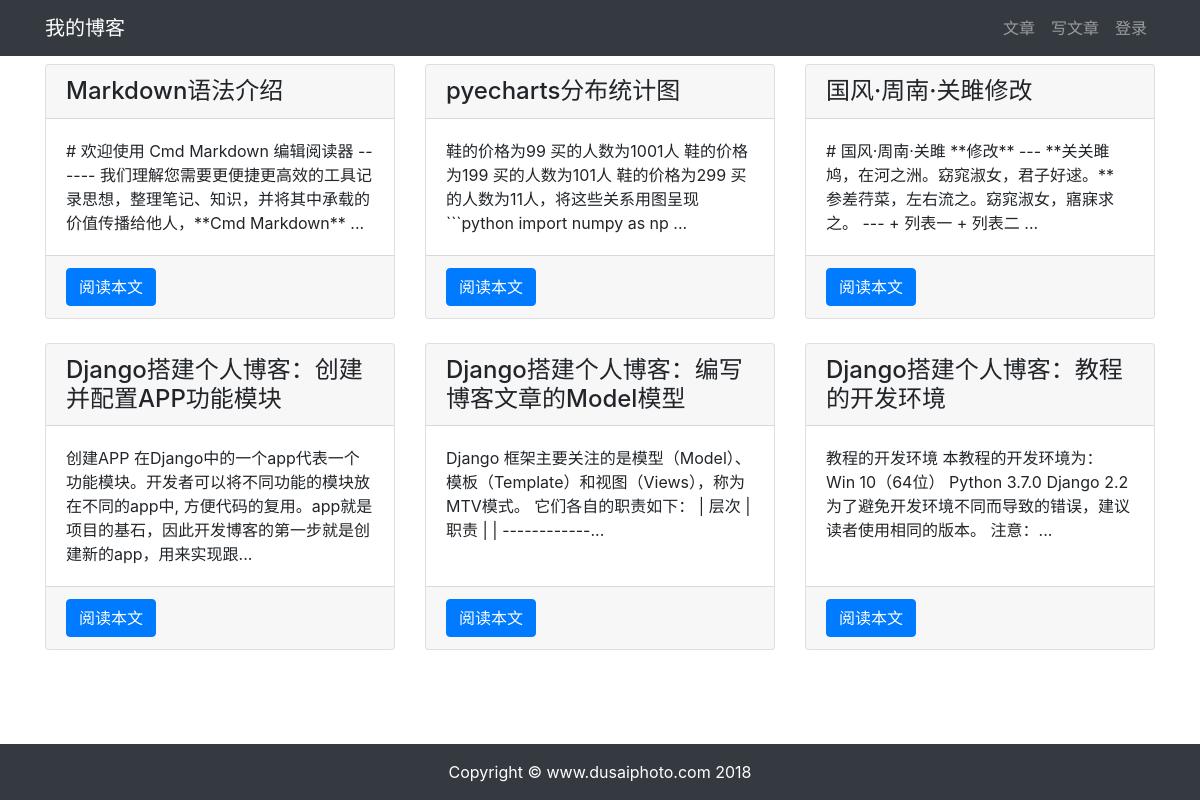
The page / on the database its author committed.
### article/models.py (models this page shows, shortened)
class ArticlePost(models.Model):
    author = models.ForeignKey(User, on_delete=models.CASCADE)
    title = models.CharField(max_length=100)
    body = models.TextField()
    created = models.DateTimeField(default=timezone.now)
    updated = models.DateTimeField(auto_now=True)
    class Meta:
        ordering = ('-created',)

### article/views.py (the view)
# urls.py: path('', views.article_list, name='article_list'),
def article_list(request):
    articles = ArticlePost.objects.all()
    context = { 'articles': articles }
    return render(request, 'article/list.html', context)

### templates/article/list.html (shortened to what this page needs)
{% extends "base.html" %}
{% load static %}
{% block content %}
<div class="container">
    <div class="row mt-2">
        {% for article in articles %}
        <div class="col-4 mb-4">
            <div class="card h-100">
                <h4 class="card-header">{{ article.title }}</h4>
                <div class="card-body">
                    <p class="card-text">{{ article.body|slice:'100' }}...</p>
                </div>
                <div class="card-footer">
                    <a href="{% url 'article:article_detail' article.id %}" class="btn btn-primary">阅读本文</a>
                </div>
            </div>
        </div>
        {% endfor %}
    </div>
</div>
{% endblock content %}

### templates/base.html (shortened to what this page needs)
    使用 Django 3 的读者改为 {% load static %}
{% load static %}
<!DOCTYPE html>
<html lang="zh-cn">
<head>
    <link rel="stylesheet" href="{% static 'bootstrap/css/bootstrap.min.css' %}">
    <link rel="stylesheet" href="{% static 'md_css/monokai.css' %}">
</head>
<body>
    {% include 'header.html' %}
    {% block content %}{% endblock content %}
    {% include 'footer.html' %}
</body>
</html>

### templates/header.html
<nav class="navbar navbar-expand-lg navbar-dark bg-dark">
  <div class="container">
    <a class="navbar-brand" href="#">我的博客</a>
    <div>
      <ul class="navbar-nav">
        <li class="nav-item">
          <a class="nav-link" href="{% url 'article:article_list' %}">文章</a>
        </li>
        <li class="nav-item">
          <a class="nav-link" href="{% url 'article:article_create' %}">写文章</a>
        </li>
    {% if user.is_authenticated %}
        <li class="nav-item dropdown">
            <a class="nav-link dropdown-toggle" href="#" id="navbarDropdown" role="button" data-toggle="dropdown" aria-haspopup="true" aria-expanded="false">
              {{ user.username }}
            </a>
            <div class="dropdown-menu" aria-labelledby="navbarDropdown">
                <a class="dropdown-item" href='{% url "userprofile:logout" %}'>退出登录</a>
            </div>
        </li>
    {% else %}
        <li class="nav-item">
            <a class="nav-link" href="{% url 'userprofile:login' %}">登录</a>
        </li>
    {% endif %}
      </ul>
    </div>
  </div>
</nav>

### templates/footer.html
{% load static %}
<div>
    <br><br><br>
</div>
<footer class="py-3 bg-dark fixed-bottom">
    <div class="container">
        <p class="m-0 text-center text-white">Copyright &copy; www.dusaiphoto.com 2018</p>
    </div>
</footer>

### rows shown on the page
ArticlePost: title "Markdown语法介绍", body "# 欢迎使用 Cmd Markdown 编辑阅读器 ------ 我们理解您需要更便捷更高效的工具记录思想，整理笔记、知识，并将其中承载的价值传播给他人，**Cmd Markdown**"
ArticlePost: title "pyecharts分布统计图", body "鞋的价格为99 买的人数为1001人 鞋的价格为199 买的人数为101人 鞋的价格为299 买的人数为11人，将这些关系用图呈现 ```python import numpy as np"
ArticlePost: title "国风·周南·关雎修改", body "# 国风·周南·关雎 **修改** --- **关关雎鸠，在河之洲。窈窕淑女，君子好逑。** 参差荇菜，左右流之。窈窕淑女，寤寐求之。 --- + 列表一 + 列表二"
ArticlePost: title "Django搭建个人博客：创建并配置APP功能模块", body "创建APP 在Django中的一个app代表一个功能模块。开发者可以将不同功能的模块放在不同的app中, 方便代码的复用。app就是项目的基石，因此开发博客的第一步就是创建新的app，用来实现跟"
ArticlePost: title "Django搭建个人博客：编写博客文章的Model模型", body "Django 框架主要关注的是模型（Model）、模板（Template）和视图（Views），称为MTV模式。 它们各自的职责如下： | 层次 | 职责 | | ------------"
ArticlePost: title "Django搭建个人博客：教程的开发环境", body "教程的开发环境 本教程的开发环境为： Win 10（64位） Python 3.7.0 Django 2.2 为了避免开发环境不同而导致的错误，建议读者使用相同的版本。 注意："
